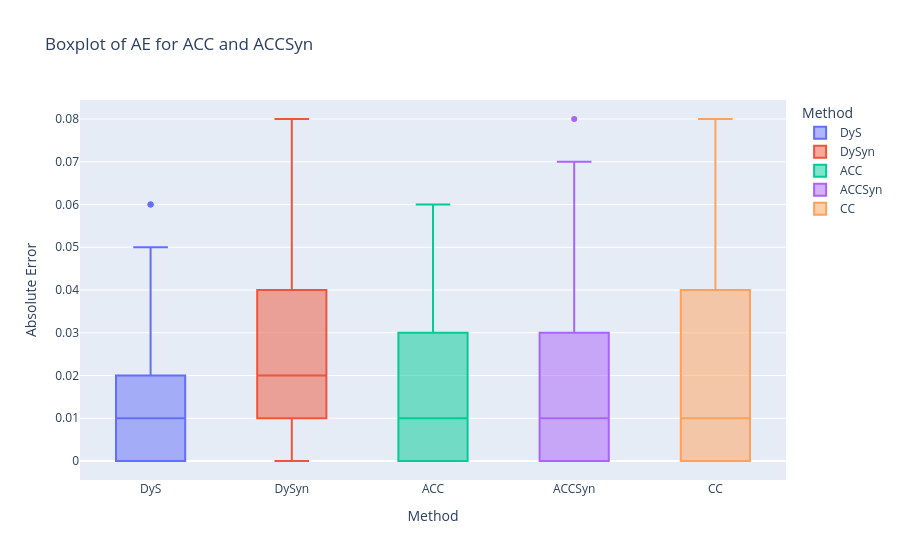

Notebook cell for this chart:
### Code cell
import plotly.express as px

# Create the boxplot
fig = px.box(results_df, x='METHOD', y='AE', color='METHOD', title='Boxplot of AE for ACC and ACCSyn', labels={'AE': 'Absolute Error', 'METHOD': 'Method'})
fig.show()

### Figure 1 — Plotly figure (JSON) as saved in the notebook; plotly's stock layout.template omitted (floating-point values rounded to 4 significant figures)
{"data": [{"alignmentgroup": "True", "hovertemplate": "Method=%{x}<br>Absolute Error=%{y}<extra></extra>", "legendgroup": "DyS", "marker": {"color": "#636efa"}, "name": "DyS", "notched": false, "offsetgroup": "DyS", "orientation": "v", "showlegend": true, "type": "box", "x": ["DyS", "DyS", "DyS", "DyS", "DyS", "DyS", "DyS", "DyS", "DyS", "DyS", "DyS", "DyS", "DyS", "DyS", "DyS", "DyS", "DyS", "DyS", "DyS", "DyS", "DyS", "DyS", "DyS", "DyS", "DyS", "DyS", "DyS", "DyS", "DyS", "DyS", "DyS", "DyS", "DyS", "DyS", "DyS", "DyS", "DyS", "DyS", "DyS", "DyS", "DyS", "DyS", "DyS", "DyS", "DyS", "DyS", "DyS", "DyS", "DyS", "DyS", "DyS", "DyS", "DyS", "DyS", "DyS", "DyS", "DyS", "DyS", "DyS", "DyS", "DyS", "DyS", "DyS", "DyS", "DyS", "DyS", "DyS", "DyS", "DyS", "DyS", "DyS", "DyS", "DyS", "DyS", "DyS", "DyS", "DyS", "DyS", "DyS", "DyS", "DyS", "DyS", "DyS", "DyS", "DyS", "DyS", "DyS", "DyS", "DyS", "DyS", "DyS", "DyS", "DyS", "DyS", "DyS", "DyS", "DyS", "DyS", "DyS", "DyS", "DyS", "DyS", "DyS", "DyS", "DyS", "DyS", "DyS", "DyS", "DyS", "DyS", "DyS", "DyS", "DyS", "DyS", "DyS", "DyS", "DyS", "DyS", "DyS", "DyS", "DyS"], "x0": " ", "xaxis": "x", "y": [0.0, 0.0, 0.0, 0.0, 0.0, 0.0, 0.0, 0.0, 0.0, 0.0, 0.0, 0.04, 0.01, 0.01, 0.01, 0.01, 0.0, 0.02, 0.02, 0.01, 0.0, 0.0, 0.03, 0.05, 0.02, 0.03, 0.02, 0.02, 0.01, 0.01, 0.01, 0.02, 0.01, 0.02, 0.06, 0.02, 0.02, 0.0, 0.01, 0.02, 0.01, 0.0, 0.01, 0.04, 0.02, 0.02, 0.03, 0.0, 0.01, 0.01, 0.01, 0.0, 0.02, 0.01, 0.02, 0.04, 0.04, 0.03, 0.01, 0.02, 0.01, 0.0, 0.02, 0.02, 0.0, 0.03, 0.02, 0.06, 0.01, 0.01, 0.01, 0.02, 0.01, 0.0, 0.01, 0.03, 0.03, 0.05, 0.05, 0.01, 0.03, 0.0, 0.02, 0.02, 0.01, 0.01, 0.03, 0.04, 0.03, 0.03, 0.01, 0.01, 0.01, 0.02, 0.0, 0.0, 0.01, 0.01, 0.01, 0.01, 0.03, 0.01, 0.0, 0.0, 0.01, 0.01, 0.0, 0.0, 0.01, 0.0, 0.0, 0.0, 0.0, 0.0, 0.0, 0.0, 0.0, 0.0, 0.0, 0.0, 0.0], "y0": " ", "yaxis": "y"}, {"alignmentgroup": "True", "hovertemplate": "Method=%{x}<br>Absolute Error=%{y}<extra></extra>", "legendgroup": "DySyn", "marker": {"color": "#EF553B"}, "name": "DySyn", "notched": false, "offsetgroup": "DySyn", "orientation": "v", "showlegend": true, "type": "box", "x": ["DySyn", "DySyn", "DySyn", "DySyn", "DySyn", "DySyn", "DySyn", "DySyn", "DySyn", "DySyn", "DySyn", "DySyn", "DySyn", "DySyn", "DySyn", "DySyn", "DySyn", "DySyn", "DySyn", "DySyn", "DySyn", "DySyn", "DySyn", "DySyn", "DySyn", "DySyn", "DySyn", "DySyn", "DySyn", "DySyn", "DySyn", "DySyn", "DySyn", "DySyn", "DySyn", "DySyn", "DySyn", "DySyn", "DySyn", "DySyn", "DySyn", "DySyn", "DySyn", "DySyn", "DySyn", "DySyn", "DySyn", "DySyn", "DySyn", "DySyn", "DySyn", "DySyn", "DySyn", "DySyn", "DySyn", "DySyn", "DySyn", "DySyn", "DySyn", "DySyn", "DySyn", "DySyn", "DySyn", "DySyn", "DySyn", "DySyn", "DySyn", "DySyn", "DySyn", "DySyn", "DySyn", "DySyn", "DySyn", "DySyn", "DySyn", "DySyn", "DySyn", "DySyn", "DySyn", "DySyn", "DySyn", "DySyn", "DySyn", "DySyn", "DySyn", "DySyn", "DySyn", "DySyn", "DySyn", "DySyn", "DySyn", "DySyn", "DySyn", "DySyn", "DySyn", "DySyn", "DySyn", "DySyn", "DySyn", "DySyn", "DySyn", "DySyn", "DySyn", "DySyn", "DySyn", "DySyn", "DySyn", "DySyn", "DySyn", "DySyn", "DySyn", "DySyn", "DySyn", "DySyn", "DySyn", "DySyn", "DySyn", "DySyn", "DySyn", "DySyn", "DySyn"], "x0": " ", "xaxis": "x", "y": [0.01, 0.02, 0.02, 0.02, 0.01, 0.01, 0.02, 0.02, 0.0, 0.0, 0.0, 0.06, 0.04, 0.04, 0.05, 0.04, 0.03, 0.0, 0.01, 0.02, 0.03, 0.02, 0.07, 0.05, 0.07, 0.06, 0.04, 0.0, 0.01, 0.04, 0.01, 0.02, 0.04, 0.04, 0.08, 0.04, 0.04, 0.03, 0.03, 0.02, 0.01, 0.03, 0.02, 0.05, 0.04, 0.05, 0.06, 0.03, 0.02, 0.03, 0.02, 0.02, 0.03, 0.03, 0.04, 0.03, 0.07, 0.04, 0.01, 0.02, 0.03, 0.03, 0.0, 0.02, 0.02, 0.05, 0.05, 0.07, 0.01, 0.03, 0.0, 0.02, 0.02, 0.02, 0.02, 0.03, 0.05, 0.06, 0.06, 0.01, 0.04, 0.01, 0.01, 0.01, 0.03, 0.02, 0.04, 0.05, 0.03, 0.04, 0.04, 0.01, 0.01, 0.0, 0.01, 0.01, 0.01, 0.02, 0.04, 0.02, 0.03, 0.01, 0.02, 0.0, 0.0, 0.02, 0.0, 0.01, 0.01, 0.01, 0.0, 0.0, 0.0, 0.0, 0.0, 0.0, 0.0, 0.0, 0.0, 0.0, 0.0], "y0": " ", "yaxis": "y"}, {"alignmentgroup": "True", "hovertemplate": "Method=%{x}<br>Absolute Error=%{y}<extra></extra>", "legendgroup": "ACC", "marker": {"color": "#00cc96"}, "name": "ACC", "notched": false, "offsetgroup": "ACC", "orientation": "v", "showlegend": true, "type": "box", "x": ["ACC", "ACC", "ACC", "ACC", "ACC", "ACC", "ACC", "ACC", "ACC", "ACC", "ACC", "ACC", "ACC", "ACC", "ACC", "ACC", "ACC", "ACC", "ACC", "ACC", "ACC", "ACC", "ACC", "ACC", "ACC", "ACC", "ACC", "ACC", "ACC", "ACC", "ACC", "ACC", "ACC", "ACC", "ACC", "ACC", "ACC", "ACC", "ACC", "ACC", "ACC", "ACC", "ACC", "ACC", "ACC", "ACC", "ACC", "ACC", "ACC", "ACC", "ACC", "ACC", "ACC", "ACC", "ACC", "ACC", "ACC", "ACC", "ACC", "ACC", "ACC", "ACC", "ACC", "ACC", "ACC", "ACC", "ACC", "ACC", "ACC", "ACC", "ACC", "ACC", "ACC", "ACC", "ACC", "ACC", "ACC", "ACC", "ACC", "ACC", "ACC", "ACC", "ACC", "ACC", "ACC", "ACC", "ACC", "ACC", "ACC", "ACC", "ACC", "ACC", "ACC", "ACC", "ACC", "ACC", "ACC", "ACC", "ACC", "ACC", "ACC", "ACC", "ACC", "ACC", "ACC", "ACC", "ACC", "ACC", "ACC", "ACC", "ACC", "ACC", "ACC", "ACC", "ACC", "ACC", "ACC", "ACC", "ACC", "ACC", "ACC"], "x0": " ", "xaxis": "x", "y": [0.0, 0.0, 0.0, 0.0, 0.0, 0.0, 0.0, 0.0, 0.0, 0.0, 0.0, 0.02, 0.02, 0.02, 0.01, 0.01, 0.03, 0.06, 0.03, 0.05, 0.05, 0.06, 0.03, 0.03, 0.02, 0.03, 0.01, 0.05, 0.05, 0.0, 0.05, 0.06, 0.06, 0.01, 0.02, 0.01, 0.01, 0.01, 0.01, 0.03, 0.04, 0.03, 0.05, 0.05, 0.01, 0.0, 0.01, 0.0, 0.01, 0.01, 0.03, 0.04, 0.03, 0.04, 0.04, 0.0, 0.04, 0.0, 0.03, 0.02, 0.01, 0.0, 0.03, 0.03, 0.04, 0.03, 0.02, 0.02, 0.01, 0.0, 0.03, 0.01, 0.0, 0.03, 0.01, 0.01, 0.03, 0.0, 0.03, 0.03, 0.03, 0.01, 0.02, 0.03, 0.02, 0.03, 0.01, 0.02, 0.02, 0.0, 0.01, 0.0, 0.01, 0.02, 0.0, 0.0, 0.01, 0.01, 0.01, 0.0, 0.02, 0.01, 0.0, 0.0, 0.01, 0.01, 0.0, 0.0, 0.01, 0.0, 0.0, 0.0, 0.0, 0.0, 0.0, 0.0, 0.0, 0.0, 0.0, 0.0, 0.0], "y0": " ", "yaxis": "y"}, {"alignmentgroup": "True", "hovertemplate": "Method=%{x}<br>Absolute Error=%{y}<extra></extra>", "legendgroup": "ACCSyn", "marker": {"color": "#ab63fa"}, "name": "ACCSyn", "notched": false, "offsetgroup": "ACCSyn", "orientation": "v", "showlegend": true, "type": "box", "x": ["ACCSyn", "ACCSyn", "ACCSyn", "ACCSyn", "ACCSyn", "ACCSyn", "ACCSyn", "ACCSyn", "ACCSyn", "ACCSyn", "ACCSyn", "ACCSyn", "ACCSyn", "ACCSyn", "ACCSyn", "ACCSyn", "ACCSyn", "ACCSyn", "ACCSyn", "ACCSyn", "ACCSyn", "ACCSyn", "ACCSyn", "ACCSyn", "ACCSyn", "ACCSyn", "ACCSyn", "ACCSyn", "ACCSyn", "ACCSyn", "ACCSyn", "ACCSyn", "ACCSyn", "ACCSyn", "ACCSyn", "ACCSyn", "ACCSyn", "ACCSyn", "ACCSyn", "ACCSyn", "ACCSyn", "ACCSyn", "ACCSyn", "ACCSyn", "ACCSyn", "ACCSyn", "ACCSyn", "ACCSyn", "ACCSyn", "ACCSyn", "ACCSyn", "ACCSyn", "ACCSyn", "ACCSyn", "ACCSyn", "ACCSyn", "ACCSyn", "ACCSyn", "ACCSyn", "ACCSyn", "ACCSyn", "ACCSyn", "ACCSyn", "ACCSyn", "ACCSyn", "ACCSyn", "ACCSyn", "ACCSyn", "ACCSyn", "ACCSyn", "ACCSyn", "ACCSyn", "ACCSyn", "ACCSyn", "ACCSyn", "ACCSyn", "ACCSyn", "ACCSyn", "ACCSyn", "ACCSyn", "ACCSyn", "ACCSyn", "ACCSyn", "ACCSyn", "ACCSyn", "ACCSyn", "ACCSyn", "ACCSyn", "ACCSyn", "ACCSyn", "ACCSyn", "ACCSyn", "ACCSyn", "ACCSyn", "ACCSyn", "ACCSyn", "ACCSyn", "ACCSyn", "ACCSyn", "ACCSyn", "ACCSyn", "ACCSyn", "ACCSyn", "ACCSyn", "ACCSyn", "ACCSyn", "ACCSyn", "ACCSyn", "ACCSyn", "ACCSyn", "ACCSyn", "ACCSyn", "ACCSyn", "ACCSyn", "ACCSyn", "ACCSyn", "ACCSyn", "ACCSyn", "ACCSyn", "ACCSyn", "ACCSyn"], "x0": " ", "xaxis": "x", "y": [0.0, 0.0, 0.05, 0.07, 0.05, 0.04, 0.05, 0.05, 0.0, 0.01, 0.0, 0.0, 0.04, 0.04, 0.05, 0.05, 0.03, 0.0, 0.03, 0.01, 0.01, 0.0, 0.03, 0.01, 0.07, 0.08, 0.04, 0.01, 0.01, 0.05, 0.01, 0.0, 0.0, 0.05, 0.06, 0.05, 0.04, 0.05, 0.04, 0.02, 0.01, 0.02, 0.0, 0.0, 0.03, 0.02, 0.05, 0.04, 0.03, 0.03, 0.01, 0.0, 0.01, 0.0, 0.0, 0.03, 0.07, 0.03, 0.0, 0.01, 0.02, 0.03, 0.0, 0.0, 0.01, 0.0, 0.04, 0.04, 0.01, 0.02, 0.0, 0.03, 0.02, 0.0, 0.01, 0.01, 0.0, 0.02, 0.04, 0.01, 0.04, 0.01, 0.0, 0.01, 0.0, 0.01, 0.01, 0.0, 0.03, 0.01, 0.0, 0.01, 0.0, 0.01, 0.01, 0.01, 0.0, 0.0, 0.0, 0.0, 0.02, 0.01, 0.0, 0.0, 0.01, 0.01, 0.0, 0.0, 0.01, 0.0, 0.01, 0.0, 0.0, 0.01, 0.0, 0.01, 0.0, 0.0, 0.0, 0.0, 0.0], "y0": " ", "yaxis": "y"}, {"alignmentgroup": "True", "hovertemplate": "Method=%{x}<br>Absolute Error=%{y}<extra></extra>", "legendgroup": "CC", "marker": {"color": "#FFA15A"}, "name": "CC", "notched": false, "offsetgroup": "CC", "orientation": "v", "showlegend": true, "type": "box", "x": ["CC", "CC", "CC", "CC", "CC", "CC", "CC", "CC", "CC", "CC", "CC", "CC", "CC", "CC", "CC", "CC", "CC", "CC", "CC", "CC", "CC", "CC", "CC", "CC", "CC", "CC", "CC", "CC", "CC", "CC", "CC", "CC", "CC", "CC", "CC", "CC", "CC", "CC", "CC", "CC", "CC", "CC", "CC", "CC", "CC", "CC", "CC", "CC", "CC", "CC", "CC", "CC", "CC", "CC", "CC", "CC", "CC", "CC", "CC", "CC", "CC", "CC", "CC", "CC", "CC", "CC", "CC", "CC", "CC", "CC", "CC", "CC", "CC", "CC", "CC", "CC", "CC", "CC", "CC", "CC", "CC", "CC", "CC", "CC", "CC", "CC", "CC", "CC", "CC", "CC", "CC", "CC", "CC", "CC", "CC", "CC", "CC", "CC", "CC", "CC", "CC", "CC", "CC", "CC", "CC", "CC", "CC", "CC", "CC", "CC", "CC", "CC", "CC", "CC", "CC", "CC", "CC", "CC", "CC", "CC", "CC"], "x0": " ", "xaxis": "x", "y": [0.07, 0.05, 0.05, 0.07, 0.05, 0.04, 0.05, 0.05, 0.0, 0.01, 0.0, 0.08, 0.04, 0.04, 0.05, 0.05, 0.03, 0.0, 0.03, 0.01, 0.01, 0.0, 0.08, 0.08, 0.07, 0.08, 0.04, 0.01, 0.01, 0.05, 0.01, 0.0, 0.0, 0.05, 0.06, 0.05, 0.04, 0.05, 0.04, 0.02, 0.01, 0.02, 0.0, 0.0, 0.03, 0.04, 0.05, 0.04, 0.03, 0.03, 0.01, 0.0, 0.01, 0.0, 0.0, 0.03, 0.07, 0.03, 0.0, 0.01, 0.02, 0.03, 0.0, 0.0, 0.01, 0.0, 0.04, 0.04, 0.01, 0.02, 0.0, 0.03, 0.02, 0.0, 0.01, 0.01, 0.0, 0.02, 0.04, 0.01, 0.04, 0.01, 0.0, 0.01, 0.0, 0.01, 0.01, 0.0, 0.03, 0.01, 0.0, 0.01, 0.0, 0.01, 0.01, 0.01, 0.0, 0.0, 0.0, 0.0, 0.02, 0.01, 0.0, 0.0, 0.01, 0.01, 0.0, 0.0, 0.01, 0.0, 0.01, 0.0, 0.0, 0.01, 0.0, 0.01, 0.0, 0.0, 0.0, 0.0, 0.0], "y0": " ", "yaxis": "y"}], "layout": {"boxmode": "overlay", "legend": {"title": {"text": "Method"}, "tracegroupgap": 0}, "title": {"text": "Boxplot of AE for ACC and ACCSyn"}, "xaxis": {"anchor": "y", "categoryarray": ["DyS", "DySyn", "ACC", "ACCSyn", "CC"], "categoryorder": "array", "domain": [0, 1], "title": {"text": "Method"}}, "yaxis": {"anchor": "x", "domain": [0, 1], "title": {"text": "Absolute Error"}}}}
